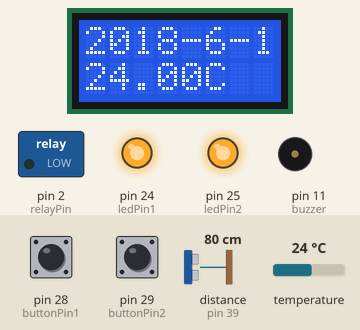
This sketch was run on a simulated Arduino Mega 2560, built with avr-gcc and run on an emulated ATmega2560. Shown: 8×2 character LCD, switched loads named in the sketch (green lamp = pin HIGH), output pins drawn as LEDs (lit = HIGH), buzzer (waves = sounding, pin HIGH). Wiring (inferred from the names in the program): ultrasonic range finder: trigger pin 39; echo pin 39. Dashed ring = blinking. The test bench sets the inputs (shaded band); at power-on: distance to the obstacle (sensor on pin 39) 80 cm, pin 28 (buttonPin1) HIGH, pin 29 (buttonPin2) HIGH, temperature 24 °C. The echo pulse lasts 58.3 µs per cm; what the sketch prints to the serial monitor is not drawn.

Above: at 1.2 s.
1.3 s: distance to the obstacle (sensor on pin 39) set to 16 cm
3.4 s: distance to the obstacle (sensor on pin 39) set to 12 cm
At 5.1 s:
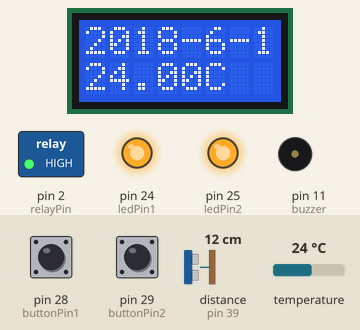
6.5 s: pin 28 (buttonPin1) pulled LOW for 1 s
At 8.0 s:
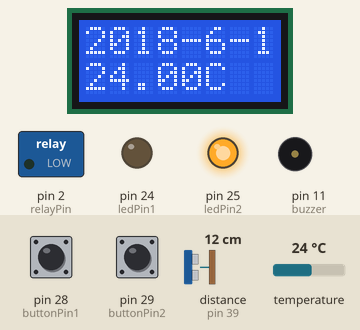
9.7 s: pin 29 (buttonPin2) pulled LOW for 1 s
At 11.1 s:
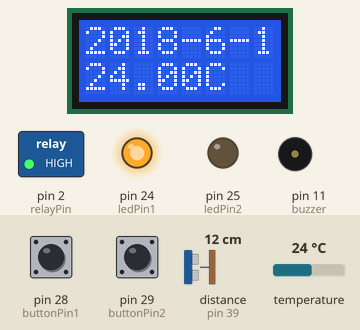
13.1 s: pin 28 (buttonPin1) pulled LOW for 3.2 s
At 16.0 s:
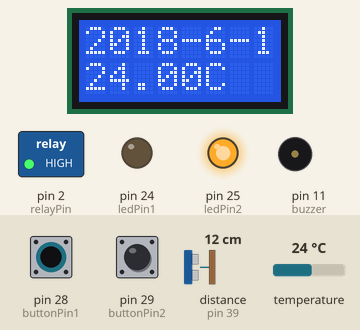
17.8 s: pin 29 (buttonPin2) pulled LOW for 3.2 s
At 19.3 s:
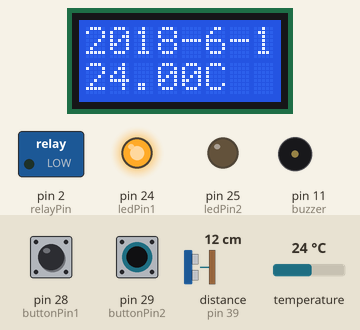
Timing chart, 0 to 24.2 s (numbered marks = the images above; inputs shaded):
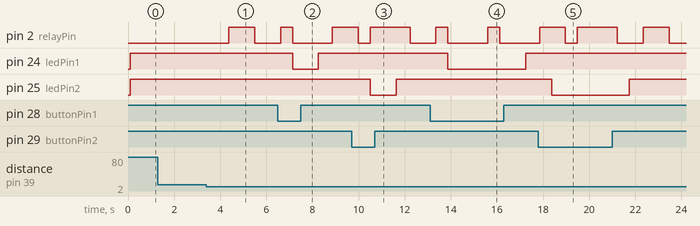

Measured:
- the behaviour switches between 15 and 14 cm on distance to the obstacle (sensor on pin 39) (found by bisection; images 0 and 1)
- after the input at 1.3 s, every drawn part: stays the same
- after the input at 3.4 s, pin 2 (relayPin): LOW → HIGH after 0.97 s, → LOW 1.1 s later
- after the input at 6.5 s, pin 24 (ledPin1): HIGH → LOW after 0.64 s, → HIGH 1.1 s later
- after the input at 9.7 s, pin 25 (ledPin2): HIGH → LOW after 0.81 s, → HIGH 1.1 s later
- after the input at 13.1 s, pin 24 (ledPin1): HIGH → LOW after 0.78 s, → HIGH 3.4 s later
- after the input at 17.8 s, pin 25 (ledPin2): HIGH → LOW after 0.57 s, → HIGH 3.4 s later

The sketch:

proj_arduino_JH.ino
```cpp
// 컴퓨터공학과 20153219 임정훈

// [Error] 'Serial3' was not declared in this scope 발생시
//   -> 아두이노가 잘 연결되있는지 확인. 포트가 제대로 설정되어있는지 확인.

#include <Time.h>
#include <TimeLib.h>
#include <TimeAlarms.h>
#include <SHT1x.h>
#include <LiquidCrystal.h>

#define dataPin 22
#define clockPin 23
SHT1x sht1x(dataPin, clockPin);

LiquidCrystal lcd(40, 54, 41, 42, 43, 44, 45);

const int ledPin1 = 24; // IO모듈 첫번째 LED 핀번호
const int ledPin2 = 25; // IO모듈 두번째 LED 핀번호
const int buttonPin1 = 28; // IO모듈 첫번쨰 버튼 핀번호
const int buttonPin2 = 29; // IO모듈 두번째 버튼 핀번호
const int ultrasonicPin = 39; // 초음파센서 핀번호
const int relayPin = 2; // 릴레이모듈 핀번호
const int buzzer = 11; // 부저 핀번호
int onoff = 1;

// 초음파센서 관련 변수
int dummcnt;
long distance;
long tempture;
unsigned long duration;


void setup() {
  Serial.begin(9600);
  Serial.println("HelloWorld! Serial Start");
  Serial3.begin(9600);

  pinMode(relayPin, OUTPUT);
  pinMode(buzzer, OUTPUT);
  digitalWrite(ultrasonicPin, LOW);
  tempture = 25;

  pinMode(ledPin1, OUTPUT);
  pinMode(ledPin2, OUTPUT);
  pinMode(buttonPin1, INPUT_PULLUP);
  pinMode(buttonPin2, INPUT_PULLUP);

  setTime(16, 00, 00, 14, 06, 2018);
  lcd.begin(8, 2);
  lcd.clear();

  // LCD 첫번째 줄 출력
  lcd.setCursor(0,0);
  lcd.print(year());
  lcd.print("-");
  lcd.print(month());
  lcd.print("-");
  lcd.print(day());
}

void loop() {
  // LCD 두번째 줄 출력
  float temp_c;
  temp_c = sht1x.readTemperatureC();
  lcd.setCursor(0,1);
  lcd.print(temp_c);
  lcd.print("C");

  // 첫번째 버튼을 눌렀다면
  if(digitalRead(buttonPin1) == HIGH) {
    digitalWrite(ledPin1, HIGH);
  } else {
    digitalWrite(ledPin1, LOW);
    digitalWrite(relayPin, LOW);
  }
  // 두번째 버튼을 눌렀다면
  if(digitalRead(buttonPin2) == HIGH) {
    digitalWrite(ledPin2, HIGH);
  } else {
    digitalWrite(ledPin2, LOW);
    digitalWrite(relayPin, HIGH);
  }

  // 초음파센서 시작
  pinMode(ultrasonicPin, OUTPUT);
  digitalWrite(ultrasonicPin, HIGH);
  delayMicroseconds(10);
  digitalWrite(ultrasonicPin, LOW);
  pinMode(ultrasonicPin, INPUT);
  duration = pulseIn(ultrasonicPin, HIGH);

  distance = (331.5 + 0.607 * tempture) * (duration * 0.001 / 2) / 10 ;

  Serial.print("Distance = ");
  Serial.print(distance);
  Serial.println("cm");

  // 초음파 거리가 15cm 미만이라면, 릴레이모듈 실행(스위치 ON/OFF)
  if (distance  < 15) {
    delay(600);
    onoff = switching_Relay(onoff);
  }

  // 블루투스 모듈 설정
  if (Serial.available()) {
    Serial3.write(Serial.read());
  }
  if (Serial3.available()) {
    char data = Serial3.read();

    if (data == '1') {
      Serial.println("블루투스 lighton");
      digitalWrite(relayPin, LOW);
    }
    else if (data == '0') {
      Serial.println("블루투스 lightoff");
      digitalWrite(relayPin, HIGH);
    }
  }
  delay(500);
}

// 스위치 ONOFF 함수
int switching_Relay(int onoff) {
  if (onoff == 1) {
    digitalWrite(relayPin, HIGH);
    return 0;
  }
  else if (onoff == 0) {
    digitalWrite(relayPin, LOW);
    return 1;
  }
}
```
